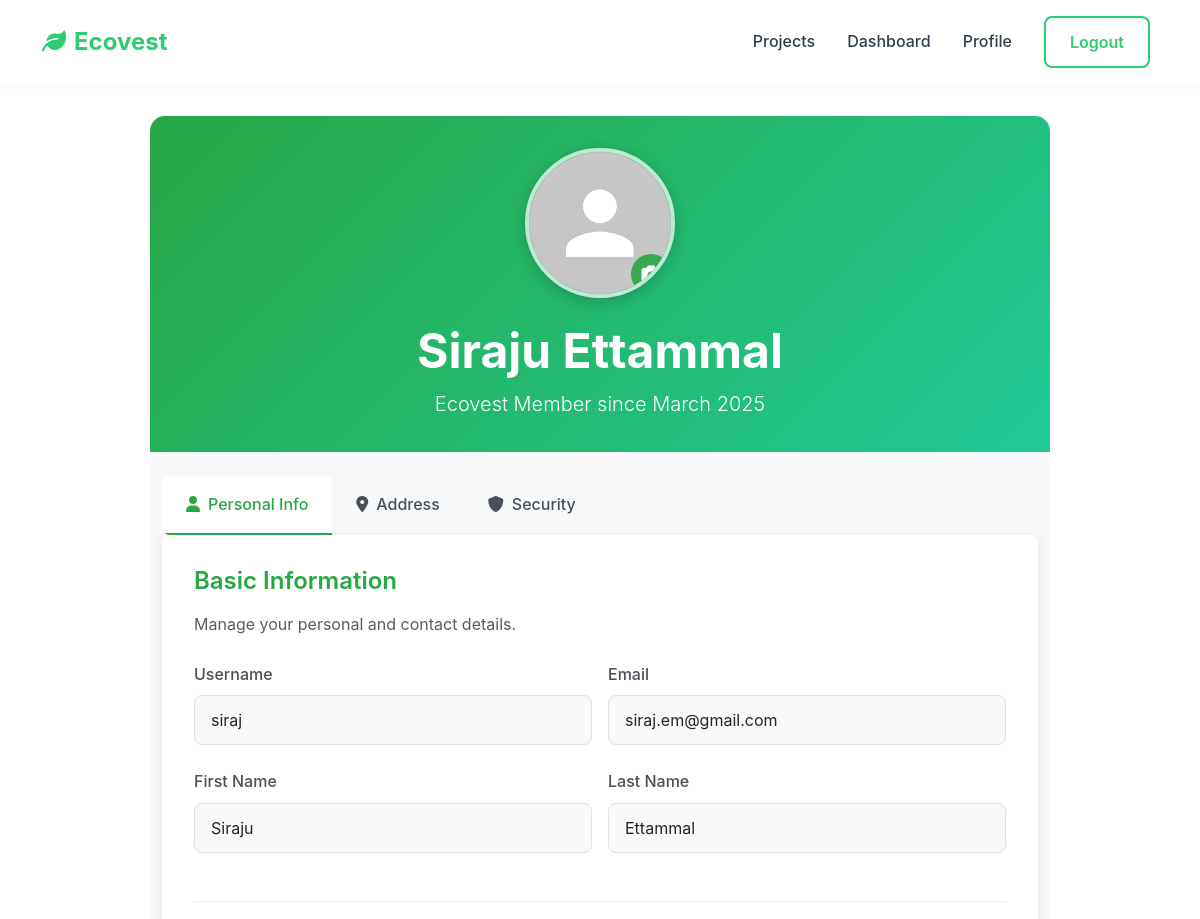
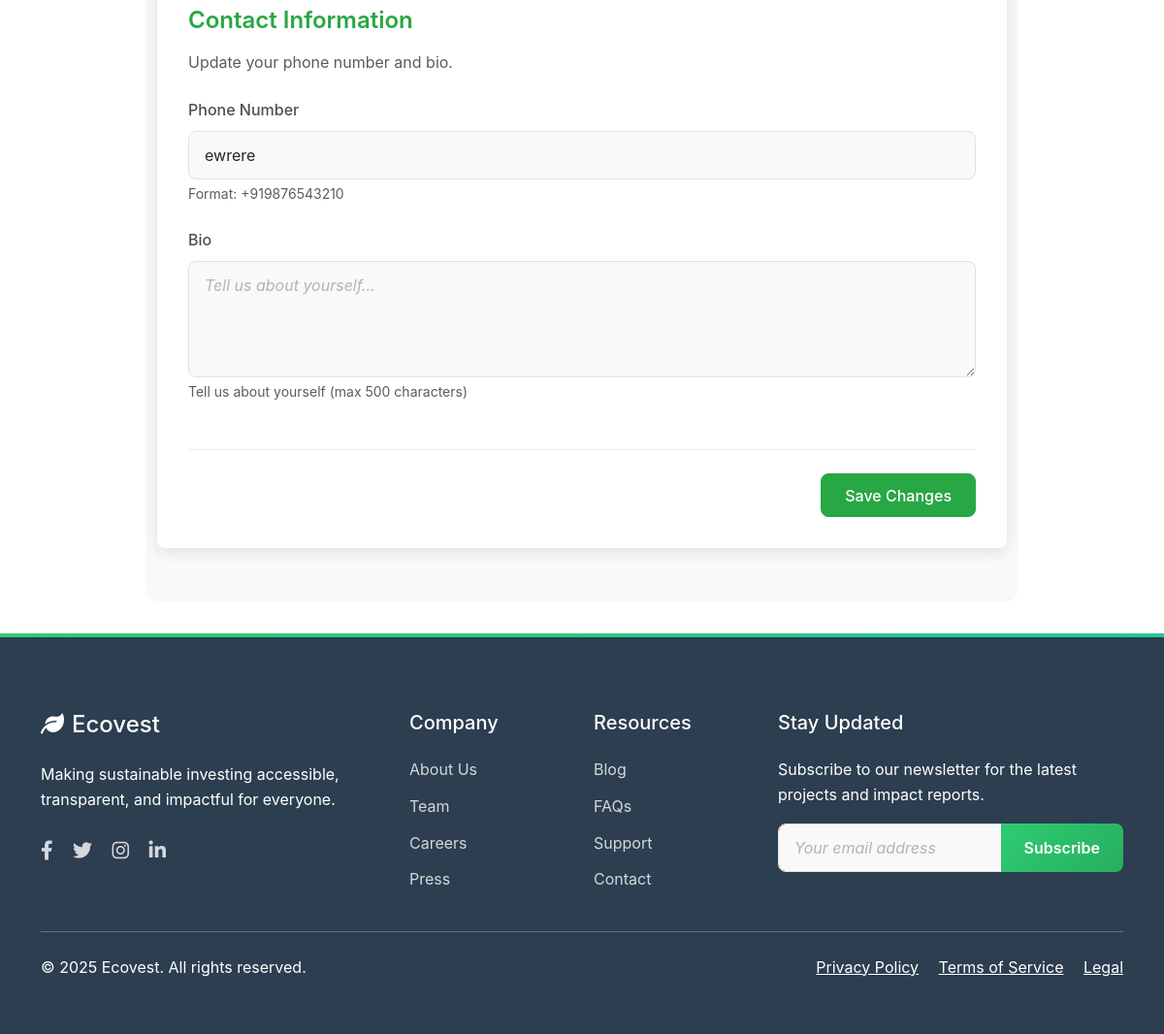
Screenshot of /users/profile/ (signed in) with the database file from the repository (2 pictures, top to bottom).
### users/models.py (models this page shows, shortened)
class CustomUser(AbstractUser):
    email = models.EmailField(_('email address'), unique=True)
    first_name = models.CharField(_('first name'), max_length=150, blank=True)
    last_name = models.CharField(_('last name'), max_length=150, blank=True)

class Profile(models.Model):
    user = models.OneToOneField(CustomUser, on_delete=models.CASCADE, related_name='profile')
    profile_image = models.ImageField(upload_to='profile_images/', null=True, blank=True)
    phone_number = models.CharField(max_length=15, blank=True, null=True, help_text="e.g., +919876543210")
    address_line1 = models.CharField(max_length=255, blank=True, null=True)
    address_line2 = models.CharField(max_length=255, blank=True, null=True)
    city = models.CharField(max_length=100, blank=True, null=True)
    state = models.CharField(max_length=100, blank=True, null=True)
    postal_code = models.CharField(max_length=20, blank=True, null=True)
    country = models.CharField(max_length=100, blank=True, null=True)
    bio = models.TextField(blank=True, null=True, help_text="Tell us about yourself (max 500 characters)", max_length=500)
    carbon_reduced = models.FloatField(default=0.0)
    energy_saved = models.FloatField(default=0.0)
    water_conserved = models.FloatField(default=0.0)

### users/views.py (the view)
# urls.py: path('profile/', views.profile, name='profile'),
@login_required
def profile(request):
    profile, created = Profile.objects.get_or_create(user=request.user)
    if request.method == 'POST':
        if 'profile_image' in request.FILES:
            profile = request.user.profile
            profile.profile_image = request.FILES['profile_image']
            profile.save()
            messages.success(request, "Profile picture updated successfully")
            return redirect('profile')
        if 'old_password' in request.POST:
            password_form = PasswordChangeForm(request.user, request.POST)
            if password_form.is_valid():
                user = password_form.save()
                update_session_auth_hash(request, user)
                messages.success(request, 'Your password was successfully updated!')
                return redirect('profile')
            else:
                messages.error(request, 'Please correct the errors below.')
                user_form = UserUpdateForm(instance=request.user)
                profile_form = UserProfileForm(instance=profile)
                context = {
                    'user_form': user_form,
                    'profile_form': profile_form,
                    'password_form': password_form
                }
                return render(request, 'users/profile.html', context)
        user_form = UserUpdateForm(request.POST, instance=request.user)
        profile_form = UserProfileForm(request.POST, request.FILES, instance=profile)
        if user_form.is_valid() and profile_form.is_valid():
            user_form.save()
            profile_form.save()
            messages.success(request, 'Your profile was successfully updated!')
            return redirect('profile')
        else:
            messages.error(request, 'Please correct the errors below.')
    else:
        user_form = UserUpdateForm(instance=request.user)
        profile_form = UserProfileForm(instance=profile)
        password_form = PasswordChangeForm(request.user)
    context = {
        'user_form': user_form,
        'profile_form': profile_form,
        'password_form': password_form
    }
    return render(request, 'users/profile.html', context)

### users/forms.py
class UserUpdateForm(forms.ModelForm):
    class Meta:
        model = CustomUser
        fields = ('username', 'email', 'first_name', 'last_name')
        widgets = {
            'username': forms.TextInput(attrs={'placeholder': 'Enter your username'}),
            'email': forms.EmailInput(attrs={'placeholder': 'Enter your email'}),
            'first_name': forms.TextInput(attrs={'placeholder': 'Enter your first name'}),
            'last_name': forms.TextInput(attrs={'placeholder': 'Enter your last name'}),
        }

class UserProfileForm(forms.ModelForm):
    class Meta:
        model = Profile
        fields = (
            'profile_image', 'phone_number', 'address_line1', 'address_line2',
            'city', 'state', 'postal_code', 'country', 'bio'
        )
        widgets = {
            'phone_number': forms.TextInput(attrs={'placeholder': 'e.g., +919876543210'}),
            'address_line1': forms.TextInput(attrs={'placeholder': 'Street address'}),
            'address_line2': forms.TextInput(attrs={'placeholder': 'Apartment, suite, etc. (optional)'}),
            'city': forms.TextInput(attrs={'placeholder': 'City'}),
            'state': forms.TextInput(attrs={'placeholder': 'State/Province'}),
            'postal_code': forms.TextInput(attrs={'placeholder': 'Postal/ZIP Code'}),
            'country': forms.TextInput(attrs={'placeholder': 'Country'}),
            'bio': forms.Textarea(attrs={'placeholder': 'Tell us about yourself (max 500 characters)', 'rows': 4}),
        }

### users/templates/users/profile.html (shortened to what this page needs)
{% extends 'core/base.html' %}
{% load django_bootstrap5 %}
{% load static %}
{% block content %}
<div class="profile-container">
    <div class="profile-hero text-center">
        <div class="container">
            <div class="profile-image-container">
                {% if user.profile.profile_image %}
                    <img src="{{ user.profile.profile_image.url }}" class="profile-image" alt="Profile Image">
                {% else %}
                    <img src="{% static 'images/default_profile.png' %}" class="profile-image" alt="Default Profile Image">
                {% endif %}
                <label for="profile-image-input" class="profile-image-upload" title="Change profile picture">
                    <i class="fas fa-camera"></i>
                </label>
            </div>
            <h1 class="display-5 fw-bold mb-2">
                {% if user.first_name %}{{ user.first_name }} {{ user.last_name }}{% else %}{{ user.username }}{% endif %}
            </h1>
            <p class="lead mb-0">Ecovest Member since {{ user.date_joined|date:"F Y" }}</p>
        </div>
    </div>
    <div class="container py-4">
        <div class="tab-container">
            <ul class="nav nav-tabs profile-tabs" id="profileTabs" role="tablist">
                <li class="nav-item" role="presentation">
                    <button class="nav-link active" id="personal-tab" data-bs-toggle="tab" data-bs-target="#personal-tab-pane" type="button" role="tab" aria-controls="personal-tab-pane" aria-selected="true">
                        <i class="fas fa-user me-2"></i>Personal Info
                    </button>
                </li>
                <li class="nav-item" role="presentation">
                    <button class="nav-link" id="address-tab" data-bs-toggle="tab" data-bs-target="#address-tab-pane" type="button" role="tab" aria-controls="address-tab-pane" aria-selected="false">
                        <i class="fas fa-map-marker-alt me-2"></i>Address
                    </button>
                </li>
                <li class="nav-item" role="presentation">
                    <button class="nav-link" id="security-tab" data-bs-toggle="tab" data-bs-target="#security-tab-pane" type="button" role="tab" aria-controls="security-tab-pane" aria-selected="false">
                        <i class="fas fa-shield-alt me-2"></i>Security
                    </button>
                </li>
            </ul>
            <div class="profile-form">
                <div class="tab-content" id="profileTabsContent">
                    <div class="tab-pane fade show active" id="personal-tab-pane" role="tabpanel" aria-labelledby="personal-tab" tabindex="0">
                        <form method="post" enctype="multipart/form-data">
                            <div class="form-section">
                                <h4 class="form-section-title">Basic Information</h4>
                                <p class="text-muted mb-3">Manage your personal and contact details.</p>
                                <div class="row g-3">
                                    <div class="col-md-6 mb-3">
                                        <label for="{{ user_form.username.id_for_label }}" class="form-label">Username</label>
                                        <input type="text" name="username" value="{{ user_form.username.value|default:'' }}" class="form-control" id="{{ user_form.username.id_for_label }}" placeholder="Enter your username">
                                    </div>
                                    <div class="col-md-6 mb-3">
                                        <label for="{{ user_form.email.id_for_label }}" class="form-label">Email</label>
                                        <input type="email" name="email" value="{{ user_form.email.value|default:'' }}" class="form-control" id="{{ user_form.email.id_for_label }}" placeholder="Enter your email address">
                                    </div>
                                </div>
                                <div class="row g-3">
                                    <div class="col-md-6 mb-3">
                                        <label for="{{ user_form.first_name.id_for_label }}" class="form-label">First Name</label>
                                        <input type="text" name="first_name" value="{{ user_form.first_name.value|default:'' }}" class="form-control" id="{{ user_form.first_name.id_for_label }}" placeholder="Enter your first name">
                                    </div>
                                    <div class="col-md-6 mb-3">
                                        <label for="{{ user_form.last_name.id_for_label }}" class="form-label">Last Name</label>
                                        <input type="text" name="last_name" value="{{ user_form.last_name.value|default:'' }}" class="form-control" id="{{ user_form.last_name.id_for_label }}" placeholder="Enter your last name">
                                    </div>
                                </div>
                            </div>
                            <div class="form-section">
                                <h4 class="form-section-title">Contact Information</h4>
                                <p class="text-muted mb-3">Update your phone number and bio.</p>
                                <div class="mb-3">
                                    <label for="{{ profile_form.phone_number.id_for_label }}" class="form-label">Phone Number</label>
                                    <input type="tel" name="phone_number" value="{{ profile_form.phone_number.value|default:'' }}" class="form-control" id="{{ profile_form.phone_number.id_for_label }}" placeholder="Enter your phone number (e.g., +919876543210)">
                                    <div class="form-text text-muted">Format: +919876543210</div>
                                </div>
                                <div class="mb-3">
                                    <label for="{{ profile_form.bio.id_for_label }}" class="form-label">Bio</label>
                                    <textarea name="bio" class="form-control" id="{{ profile_form.bio.id_for_label }}" placeholder="Tell us about yourself...">{{ profile_form.bio.value|default:'' }}</textarea>
                                    <div class="form-text text-muted">Tell us about yourself (max 500 characters)</div>
                                </div>
                            </div>
                            <div class="text-end mt-4">
                                <button type="submit" class="btn btn-success submit-btn">Save Changes</button>
                            </div>
                        </form>
                    </div>
                </div>
            </div>
        </div>
    </div>
</div>
{% endblock %}

### static/css/style.css (style rules this page uses)
:root { --primary-color: #2ecc71; --primary-dark: #27ae60; --secondary-color: #20c997; --accent-color: #F0F8FF; --dark-color: #2c3e50; --light-color: #f8f9fa; --transition-cubic: cubic-bezier(0.4, 0, 0.2, 1); }
body { font-family: 'Inter', 'Segoe UI', system-ui, -apple-system, sans-serif; color: var(--dark-color); line-height: 1.6; }
.btn { padding: 0.75rem 1.5rem; font-weight: 600; border-radius: 8px; transition: all 0.3s var(--transition-cubic); }
.form-control, .form-select { border-radius: 8px; padding: 0.75rem 1rem; border: 1px solid rgba(0,0,0,0.1); transition: all 0.3s ease; }

### users/templates/users/profile.html (style rules this page uses)
.profile-container { background-color: #f8f9fa; border-radius: 15px; max-width: 900px; margin: 2rem auto; }
.profile-hero { background: linear-gradient(135deg, #28a745 0%, #20c997 100%); color: white; padding: 2rem 0; border-radius: 15px 15px 0 0; }
.profile-image-container { position: relative; width: 150px; height: 150px; margin: 0 auto 1.5rem; border-radius: 50%; overflow: hidden; border: 4px solid rgba(255, 255, 255, 0.7); box-shadow: 0 4px 15px rgba(0, 0, 0, 0.2); }
.profile-image { width: 100%; height: 100%; object-fit: cover; }
.profile-form { background: white; border-radius: 8px; padding: 2rem; box-shadow: 0 4px 15px rgba(0, 0, 0, 0.1); margin-bottom: 2rem; }
.form-section { border-bottom: 1px solid #e9ecef; padding-bottom: 1.5rem; margin-bottom: 1.5rem; }
.form-section-title { color: #28a745; font-weight: 600; margin-bottom: 1rem; }
.submit-btn { background-color: #28a745; border-color: #28a745; padding: 0.6rem 1.5rem; font-weight: 500; transition: all 0.3s ease; }
.profile-image-upload { position: absolute; bottom: 0; right: 0; background-color: rgba(40, 167, 69, 0.9); width: 40px; height: 40px; border-radius: 50%; display: flex; align-items: center; justify-content: center; cursor: pointer; transition: all 0.3s ease; }
.profile-image-upload i { color: white; font-size: 1.2rem; }
.profile-tabs { border-radius: 8px; overflow: hidden; border: none; }
.profile-tabs .nav-link { border: none; color: #495057; font-weight: 500; padding: 1rem 1.5rem; position: relative; }
.profile-tabs .nav-link.active { color: #28a745; background-color: white; border-bottom: 3px solid #28a745; }
.tab-container { margin-bottom: 2rem; }
.form-control { border-radius: 0.5rem; padding: 0.75rem 1rem; border: 1px solid #dee2e6; height: calc(3rem + 2px); font-size: 1rem; width: 100%; transition: border-color 0.15s ease-in-out, box-shadow 0.15s ease-in-out; background-color: #f9f9f9; }
.form-control::placeholder { color: #adb5bd; font-style: italic; }
textarea.form-control { height: auto; min-height: 120px; }
.col-md-6.mb-3, .mb-3 { margin-bottom: 1.5rem !important; }
.form-label { display: block; margin-bottom: 0.5rem; font-weight: 500; color: #495057; }
.form-text { margin-top: 0.25rem; font-size: 0.875em; color: #6c757d; }
.col-md-6.mb-3 .form-label { display: block; }

### rows the page displays
CustomUser: first_name "Siraju", last_name "Ettammal", date_joined "March 2025", username "siraj", email "siraj.em@gmail.com"
Profile: phone_number "ewrere"
